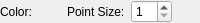
<?xml version="1.0" encoding="UTF-8"?>
<ui version="4.0">
 <class>MeasuredDataPointGroupDataItem_ToolBarWidget</class>
 <widget class="QWidget" name="MeasuredDataPointGroupDataItem_ToolBarWidget">
  <property name="geometry">
   <rect>
    <x>0</x>
    <y>0</y>
    <width>200</width>
    <height>20</height>
   </rect>
  </property>
  <property name="windowTitle">
   <string>Form</string>
  </property>
  <layout class="QHBoxLayout" name="horizontalLayout">
   <property name="leftMargin">
    <number>0</number>
   </property>
   <property name="topMargin">
    <number>0</number>
   </property>
   <property name="rightMargin">
    <number>0</number>
   </property>
   <property name="bottomMargin">
    <number>0</number>
   </property>
   <item>
    <widget class="QLabel" name="colorLabel">
     <property name="text">
      <string>Color:</string>
     </property>
    </widget>
   </item>
   <item>
    <widget class="ColorEditWidget" name="colorWidget">
     <property name="text">
      <string/>
     </property>
    </widget>
   </item>
   <item>
    <widget class="QLabel" name="sizeLabel">
     <property name="text">
      <string>Point Size:</string>
     </property>
    </widget>
   </item>
   <item>
    <widget class="QSpinBox" name="pointSizeSpinBox">
     <property name="minimum">
      <number>1</number>
     </property>
    </widget>
   </item>
   <item>
    <widget class="TransparencyWidget" name="transparencyWidget" native="true"/>
   </item>
  </layout>
 </widget>
 <customwidgets>
  <customwidget>
   <class>ColorEditWidget</class>
   <extends>QLabel</extends>
   <header>guibase/widget/coloreditwidget.h</header>
   <container>1</container>
  </customwidget>
  <customwidget>
   <class>TransparencyWidget</class>
   <extends>QWidget</extends>
   <header>guibase/widget/transparencywidget.h</header>
   <container>1</container>
  </customwidget>
 </customwidgets>
 <resources/>
 <connections/>
</ui>
